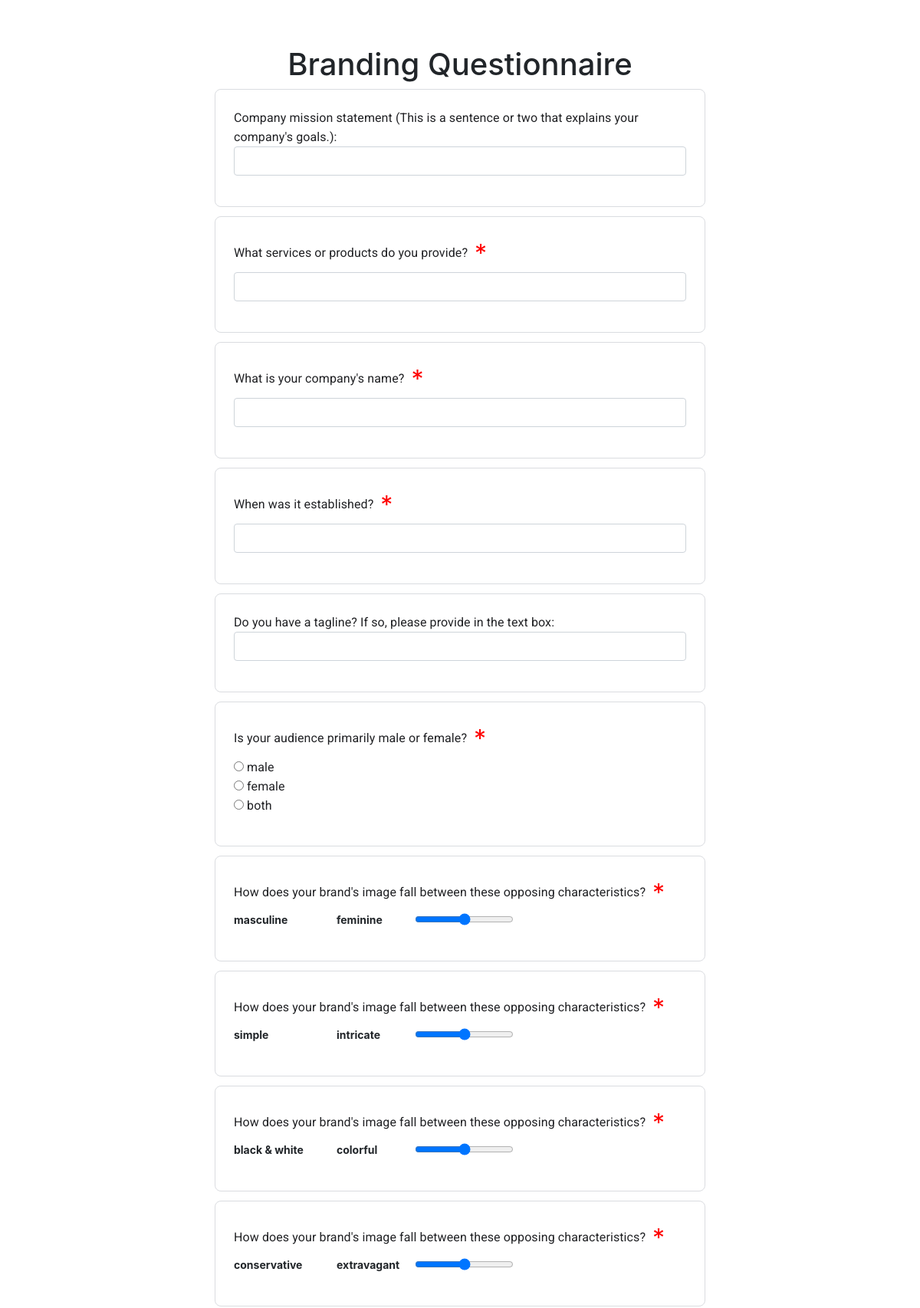
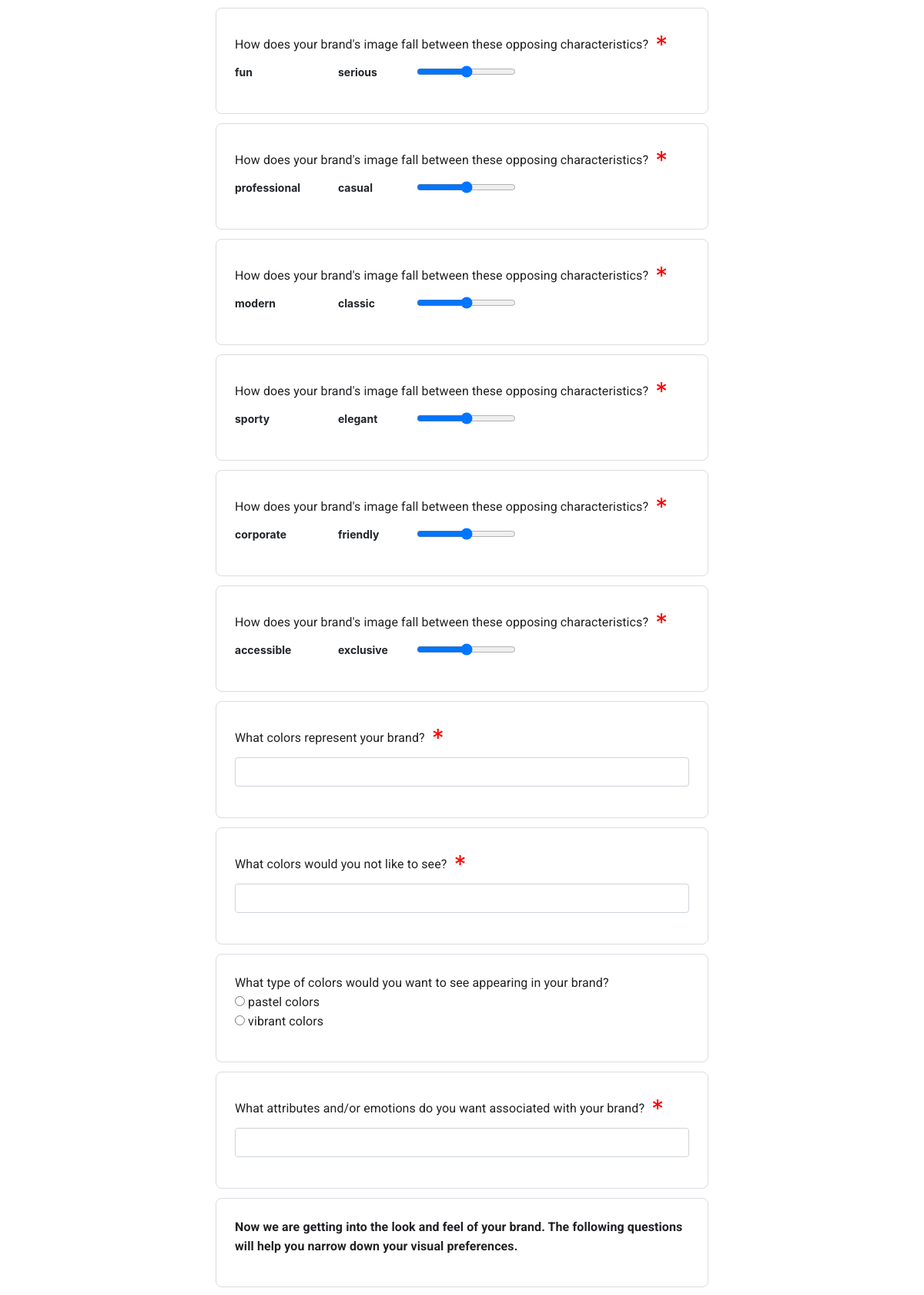
Screenshot of /survey/2/ (upper part) with the database file from the repository (2 pictures, top to bottom).
### survey/models.py (models this page shows, shortened)
class Survey(models.Model):
	name = models.CharField(max_length=400)
	description = models.TextField()
	def questions(self):
		if self.pk:
			return Question.objects.filter(survey=self.pk)
		else:
			return None

class Question(models.Model):
	TEXT = 'text'
	RADIO = 'radio'
	SELECT = 'select'
	SELECT_MULTIPLE = 'select-multiple'
	INTEGER = 'integer'
	RANGE = 'range'
	IMAGE = 'image'
	PLAIN = 'plain'
	QUESTION_TYPES = (
		(TEXT, 'text'),
		(RADIO, 'radio'),
		(SELECT, 'select'),
		(SELECT_MULTIPLE, 'Select Multiple'),
		(INTEGER, 'integer'),
		(RANGE, 'range'),
		(IMAGE, 'image'),
		(PLAIN, 'plain'),
	)
	text = models.TextField()
	required = models.BooleanField()
	survey = models.ForeignKey(Survey, on_delete=models.CASCADE)
	question_type = models.CharField(max_length=200, choices=QUESTION_TYPES, default=TEXT)
	choices = models.TextField(blank=True, null=True,
		help_text='if the question type is "radio," "select," or "select multiple" provide a comma-separated list of options for this question .')
	def get_choices(self):
		choices = self.choices.split(';')
		choices_list = []
		for c in choices:
			c = c.strip()
			choices_list.append((c,c))
		choices_tuple = tuple(choices_list)
		return choices_tuple

### survey/views.py (the view)
# urls.py: path('survey/<int:id>/', views.SurveyDetail, name='survey_detail'),
def SurveyDetail(request, id):
	survey = Survey.objects.get(id=id)
	category_items = Category.objects.filter(survey=survey)
	categories = [c.name for c in category_items]
	if request.method == 'POST':
		form = ResponseForm(request.POST, survey=survey)
		if form.is_valid():
			response = form.save()
			return HttpResponseRedirect("/confirm/%s" % response.interview_uuid)
	else:
		form = ResponseForm(survey=survey)
	return render(request, 'survey.html', {'response_form': form, 'survey': survey})

### survey/forms.py (called while the page is built)
	def create_option(self, name, value, label, selected, index, subindex=None,
					attrs=None):
		index = str(index) if subindex is None else "%s_%s" % (index, subindex)
		if attrs is None:
			attrs = {}
		option_attrs = self.build_attrs(self.attrs, attrs) if self.option_inherits_attrs else {}
		if selected:
			option_attrs.update(self.checked_attribute)
		if 'id' in option_attrs:
			option_attrs['id'] = self.id_for_label(option_attrs['id'], index)
		return {
			'name': name,
			'value': value,
			'label': label,
			'selected': selected,
			'index': index,
			'attrs': option_attrs,
			'type': self.input_type,
			'template_name': self.option_template_name,
			'wrap_label': True,
			'image': self.images[int(index)]
		}

### survey/models.py (called while the page is built)
	def get_image(self):
		return self.image.url

### survey/templatetags/survey_extras.py (called while the page is built)
@register.tag
def counter(parser, token):
  return CounterNode()

  def render(self, context):
    self.count += 1
    return self.count

### templates/survey.html (shortened to what this page needs)
{% extends 'base.html' %}
{% load survey_extras %}
{% block body %}
<h1 class="survey-title">{{survey.name|title}}</h1>
<div>
	<form action="/survey/{{survey.id}}/" method="post">{% csrf_token %}
		<ol class="survey-questions">
			<div class="category-container">
			{% for field in response_form %}
					<li class="q-item" value="{% counter %}">
						<div class="form-group">
							{% if field.field.required %}
								<label for="{{ field.field.widget.attrs.id }}">{{ field.label }}</label><span class="asterix"> * </span>
							{% else %}
								<label for="{{ field.field.widget.attrs.id }}" {% if 'plain' in field.name %}class="plain-label"{% endif %}>{{ field.label }}</label>
							{% endif %}
							{% if 'range' in field.name %}
								<div class="range-from">
									<span class="font-weight-bold mr-3 mt-1">{{ field.field.widget.attrs.data_from }}</span>
								</div>
								{{ field }}
								<div class="range-to">
									<span class="font-weight-bold ml-3 mt-1">{{ field.field.widget.attrs.data_to }}</span>
								</div>
							{% elif 'text' in field.name %}
								{{ field }}
							{% elif 'radio' in field.name %}
								{{ field }}
							{% elif 'select' in field.name %}
								{{ field }}
							{% elif 'multiple' in field.name %}
								{{ field }}
							{% elif 'integer' in field.name %}
								{{ field }}
							{% elif 'image' in field.name %}
								{{ field }}
							{% elif 'plain' in field.name %}
								{{ field }}
							{% endif %}
						</div>
					</li>
			{% endfor %}
			</div>
		</ol>
	</form>
</div>
{% endblock %}

### templates/base.html (shortened to what this page needs)
{%  load static %}
<!DOCTYPE html>
<html lang="en">
  <head>
  <link rel="stylesheet" href="https://stackpath.bootstrapcdn.com/bootstrap/4.5.2/css/bootstrap.min.css">
  <link href="{% static 'css/custom.css' %}" rel="stylesheet">
  <link href="https://maxcdn.bootstrapcdn.com/font-awesome/4.7.0/css/font-awesome.min.css" rel="stylesheet">
  <link rel="stylesheet" href="https://cdnjs.cloudflare.com/ajax/libs/bootstrap-slider/11.0.2/css/bootstrap-slider.min.css" />
  </head>
  <body>
	{% block wrapper %}
	<div id="wrap">
	{% endblock %}
	<div class="container" id="container-main">
	{% block body %}
	{% endblock %}
	</div>
	</div>
  </body>
</html>

### survey/static/css/custom.css (style rules this page uses)
#container-main { padding-top: 60px; padding-bottom: 40px; }
#container-main form { margin: auto; max-width: 90vw; width: 640px; }
html, body { height: 100%; }
#wrap { min-height: 100%; height: auto !important; height: 100%; margin: 0 auto -60px; }
.asterix { color: red; font-size: 200%; vertical-align: middle }
label { display: inline; padding-right: 12px; }
ol.survey-questions, ul { margin-left: 0px; list-style: none; padding: 0; }
.q-item { transition: background-color 200ms cubic-bezier(0.0,0.0,0.2,1); background-color: #fff; border: 1px solid #dadce0; border-radius: 8px; margin-bottom: 12px; padding: 24px; page-break-inside: avoid; }
.category-container { width: 100%; }
.survey-title { text-align: center; }
.survey-questions .form-group label { font-family: 'Google Sans',Roboto,Arial,sans-serif; font-size: 16px; font-weight: 500; letter-spacing: .1px; line-height: 24px; color: #202124; font-weight: 400; width: 100%; word-break: break-word; }
.range-from, .range-to { width: 20%; max-width: 20%; float: left; }
.range-from span, .range-to span { font-size: 14px; vertical-align: super; }
label { padding-right: 0px; }
.plain-label { font-weight: bold !important; }

### rows the page displays
Survey: name "Branding Questionnaire"
Question: label "Company mission statement (This is a sentence or two that explains your company's goals.):"
Question: label "What services or products do you provide?"
Question: label "What is your company's name?"
Question: label "When was it established?"
Question: label "Do you have a tagline? If so, please provide in the text box:"
Question: label "Is your audience primarily male or female?"
Question: label "How does your brand's image fall between these opposing characteristics?"
Question: label "How does your brand's image fall between these opposing characteristics?"
Question: label "How does your brand's image fall between these opposing characteristics?"
Question: label "How does your brand's image fall between these opposing characteristics?"
Question: label "How does your brand's image fall between these opposing characteristics?"
Question: label "How does your brand's image fall between these opposing characteristics?"
Question: label "How does your brand's image fall between these opposing characteristics?"
Question: label "How does your brand's image fall between these opposing characteristics?"
Question: label "How does your brand's image fall between these opposing characteristics?"
Question: label "How does your brand's image fall between these opposing characteristics?"
Question: label "What colors represent your brand?"
Question: label "What colors would you not like to see?"
Question: label "What type of colors would you want to see appearing in your brand?"
Question: label "What attributes and/or emotions do you want associated with your brand?"
Question: label "Now we are getting into the look and feel of your brand. The following questions will help you narrow down your visual preferences."

### other values shown
{{ field.field.widget.attrs.data_from }} "masculine" "simple" "black & white" "conservative" "fun" "professional" "modern" "sporty" "corporate" "accessible"
{{ field.field.widget.attrs.data_to }} "feminine" "intricate" "colorful" "extravagant" "serious" "casual" "classic" "elegant" "friendly" "exclusive"
